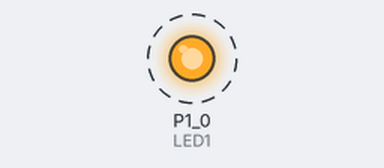
Bench run of a sketch on a simulated TI MSP430 LaunchPad. Parts: output pins drawn as LEDs (lit = HIGH). Dashed ring = blinking.

Above: at 0.15 s.
Timing chart, 0 to 3.0 s (numbered marks = the images above):
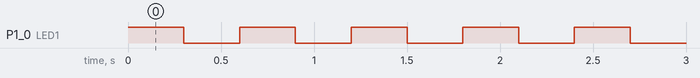

The sketch:

GPIO_Demo1.ino
```cpp
/*----------------------------------------------
| Demo 1 : Clignotement d'une led
| - flux d'execution d'un code
| - boucle d'attente
| - configuration de patte en sortie
|
|
 ---------------------------------------------*/

/*======================================
  fonction setup : regroupe les initialisation
  sera executée une seule fois
 ======================================= */

void setup()
{
  // Configuration de la pate en sortie
  pinMode(P1_0, OUTPUT);  // LED1

}

/*======================================
  fonction loop : boucle principale
  le code de cette fonction sera exécuté
  en permanence
 ======================================= */
void loop()
{
  digitalWrite(P1_0, HIGH);
  delay (300);
  digitalWrite(P1_0, LOW);
  delay (300);

}
```

Measured:
- by itself, P1_0 (LED1): alternates HIGH for 0.30 s and LOW for 0.30 s
